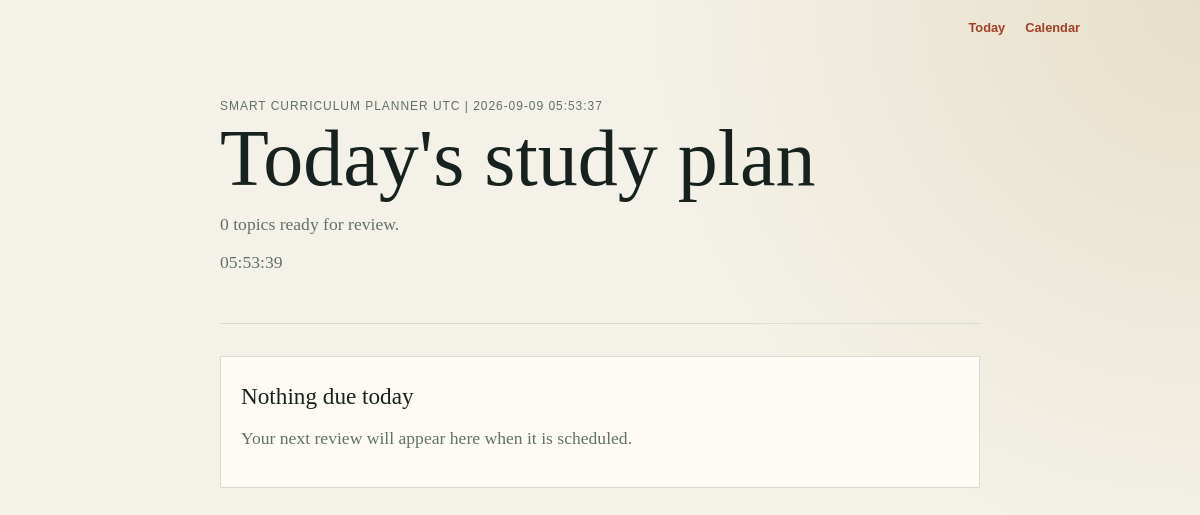
Before: / with the older database file.
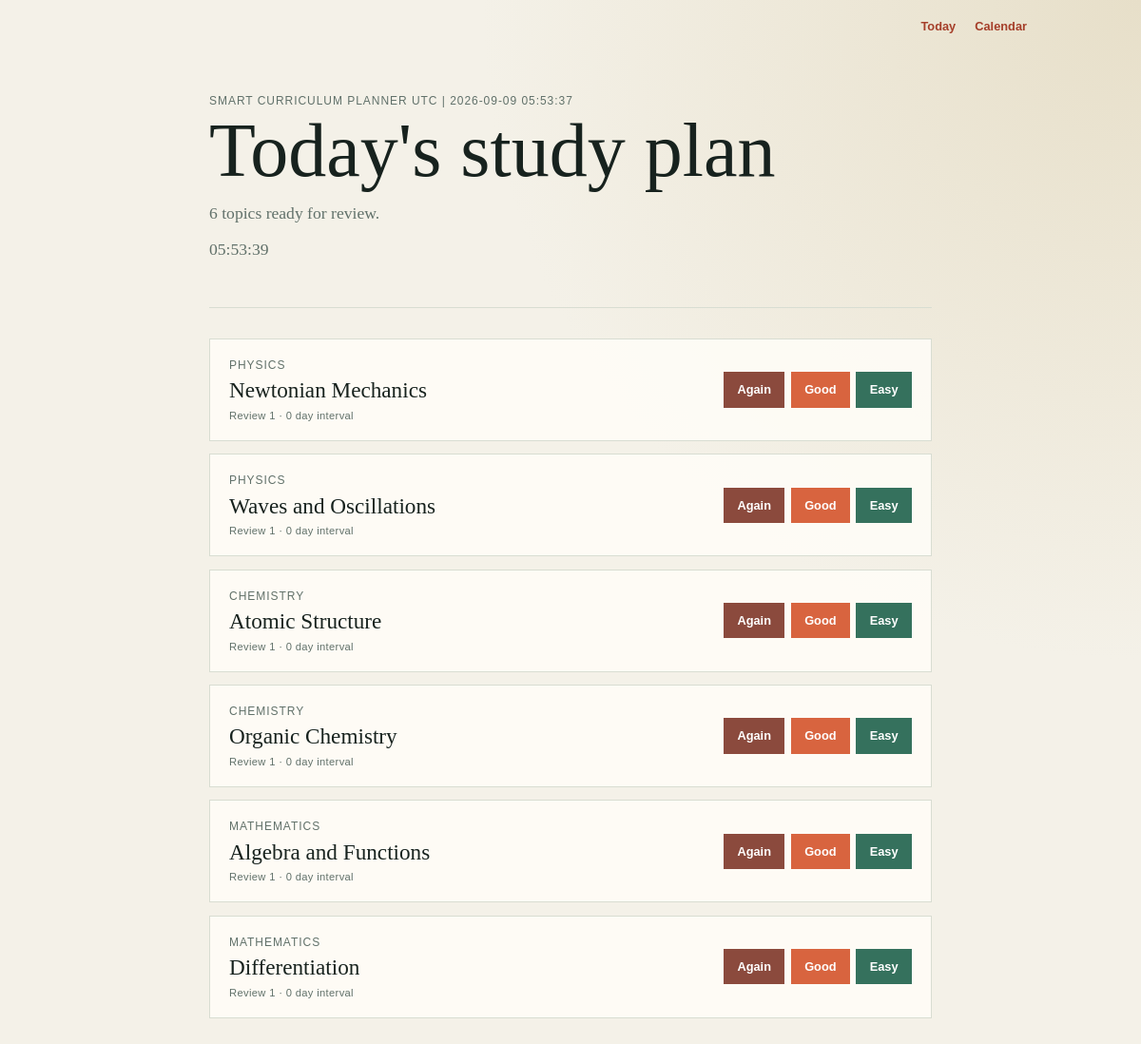
After: the same page with the newer database file.
### app.py (models this page shows, shortened)
class Topic(db.Model):
    __tablename__ = 'topics'
    id = db.Column(db.Integer, primary_key=True)
    subject = db.Column(db.String(100), nullable=False)       # e.g., "Physics"
    title = db.Column(db.String(150), nullable=False)         # e.g., "Newtonian Mechanics"
    interval = db.Column(db.Integer, default=0)               # Days until next review
    repetition = db.Column(db.Integer, default=0)             # Successful review streak
    ease_factor = db.Column(db.Float, default=2.5)            # Interval multiplier
    due_date = db.Column(db.DateTime, default=datetime.utcnow) # When it should appear on the to-do list
    reviews = db.relationship('Review', back_populates='topic', cascade='all, delete-orphan')
    def review(self, grade):
        """Apply an SM-2 review grade and schedule the next review."""
        if grade not in {1, 3, 5}:
            raise ValueError('grade must be 1, 3, or 5')
        quality_gap = 5 - grade
        self.ease_factor = max(
            1.3,
            self.ease_factor + 0.1 - quality_gap * (0.08 + quality_gap * 0.02),
        )
        if grade == 1:
            self.repetition = 0
            self.interval = 1
        elif self.repetition == 0:
            self.repetition = 1
            self.interval = 1
        elif self.repetition == 1:
            self.repetition = 2
            self.interval = 6
        else:
            self.interval = max(1, round(self.interval * self.ease_factor))
            self.repetition += 1
        self.due_date = datetime.utcnow() + timedelta(days=self.interval)

### app.py (the view)
@app.route('/')
def index():
    today = datetime.utcnow()
    due_topics = Topic.query.filter(Topic.due_date <= today).order_by(
        Topic.due_date.asc()
    ).all()
    return render_template('index.html', due_topics=due_topics, today=today)

### templates/index.html (shortened to what this page needs)
{% extends "layout.html" %}
{% block content %}
    <main>
        <header>
            <p class="eyebrow">Smart Curriculum Planner UTC | {{ today.strftime("%Y-%m-%d %H:%M:%S") }}</p>
            <h1>Today's study plan</h1>
            <p class="summary">{{ due_topics|length }} topic{% if due_topics|length != 1 %}s{% endif %} ready for review.</p>
            <p class="summary" id="live-clock">{{ today.strftime("%H:%M:%S") }}</p>
        </header>
        {% if due_topics %}
            <section class="topic-list" aria-label="Topics due for review">
                {% for topic in due_topics %}
                    <article class="topic">
                        <div>
                            <p class="subject">{{ topic.subject }}</p>
                            <h2>{{ topic.title }}</h2>
                            <p class="meta">Review {{ topic.repetition + 1 }} · {{ topic.interval }} day interval</p>
                        </div>
                        <form method="post" action="{{ url_for('review_topic', topic_id=topic.id) }}" class="review-actions">
                            <button type="submit" name="grade" value="1" class="again">Again</button>
                            <button type="submit" name="grade" value="3">Good</button>
                            <button type="submit" name="grade" value="5" class="easy">Easy</button>
                        </form>
                    </article>
                {% endfor %}
            </section>
        {% else %}
            <section class="empty-state">
                <h2>Nothing due today</h2>
                <p>Your next review will appear here when it is scheduled.</p>
            </section>
        {% endif %}
    </main>
{% endblock %}

### templates/layout.html (shortened to what this page needs)
<!DOCTYPE html>
<html lang="en">
    <head>
        <link rel="stylesheet" href="{{ url_for('static', filename='style.css') }}">
    </head>
    <body>
        <nav class="site-nav" aria-label="Main navigation">
            <a href="{{ url_for('index') }}">Today</a>
            <a href="{{ url_for('calendar_view') }}">Calendar</a>
        </nav>
        {% block content %}{% endblock %}
    </body>
</html>

### static/style.css (style rules this page uses)
* { box-sizing: border-box; }
:root { --ink: #17221e; --muted: #61716a; --paper: #f4f1e8; --surface: #fffdf8; --line: #d8ddd2; --accent: #d8643f; --accent-dark: #a53e29; }
body { margin: 0; color: var(--ink); background: radial-gradient(circle at top right, #e7dfc9, var(--paper) 42%); font-family: Georgia, "Times New Roman", serif; }
.site-nav { display: flex; justify-content: flex-end; gap: 1.25rem; width: min(960px, calc(100% - 2rem)); margin: 0 auto; padding: 1.25rem 0 0; font: 600 0.8rem "Trebuchet MS", sans-serif; }
.site-nav a, .month-nav a { color: var(--accent-dark); text-decoration: none; }
main { width: min(760px, calc(100% - 2rem)); margin: 0 auto; padding: 4rem 0; }
header { border-bottom: 1px solid var(--line); padding-bottom: 2rem; }
.eyebrow, .subject, .meta { margin: 0; color: var(--muted); font-family: "Trebuchet MS", sans-serif; font-size: 0.75rem; letter-spacing: 0.08em; text-transform: uppercase; }
h1 { margin: 0.45rem 0 0.6rem; font-size: clamp(2.5rem, 8vw, 5rem); font-weight: 400; line-height: 0.95; }
.summary, .empty-state p { color: var(--muted); font-size: 1.1rem; }
.topic-list { display: grid; gap: 0.85rem; margin-top: 2rem; }
.topic, .empty-state { display: flex; align-items: center; justify-content: space-between; gap: 1rem; padding: 1.25rem; border: 1px solid var(--line); background: color-mix(in srgb, var(--surface) 88%, transparent); }
h2 { margin: 0.4rem 0; font-size: 1.45rem; font-weight: 400; }
.meta { font-size: 0.7rem; letter-spacing: 0.03em; text-transform: none; }
button { border: 0; padding: 0.7rem 0.9rem; color: white; background: var(--accent); font: 600 0.8rem "Trebuchet MS", sans-serif; cursor: pointer; }
.review-actions { display: flex; flex-wrap: wrap; gap: 0.4rem; }
.review-actions .again { background: #8b4a3d; }
.review-actions .easy { background: #35715d; }

Changed rows visible on the page:
added Topic: subject "PHYSICS", title "Newtonian Mechanics", topic.repetition+1 "1", interval "0"
added Topic: subject "PHYSICS", title "Waves and Oscillations", topic.repetition+1 "1", interval "0"
added Topic: subject "CHEMISTRY", title "Atomic Structure", topic.repetition+1 "1", interval "0"
added Topic: subject "CHEMISTRY", title "Organic Chemistry", topic.repetition+1 "1", interval "0"
added Topic: subject "MATHEMATICS", title "Algebra and Functions", topic.repetition+1 "1", interval "0"
added Topic: subject "MATHEMATICS", title "Differentiation", topic.repetition+1 "1", interval "0"
Other visible differences:
{{ due_topics|length }}: "0" → "6"
text no longer shown: "Nothing due today Your next review will appear here when it is scheduled."
